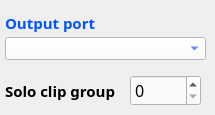
           <widget class="QWidget" name="tabGroups">
            <attribute name="icon">
             <iconset resource="gui.qrc">
              <normaloff>:/icons/icons/clip-groups.png</normaloff>:/icons/icons/clip-groups.png</iconset>
            </attribute>
            <attribute name="title">
             <string/>
            </attribute>
            <attribute name="toolTip">
             <string>Clip groups (output port, solo group...)</string>
            </attribute>
            <widget class="QSpinBox" name="mute_group">
             <property name="geometry">
              <rect>
               <x>130</x>
               <y>75</y>
               <width>71</width>
               <height>31</height>
              </rect>
             </property>
             <property name="font">
              <font>
               <family>Noto Sans</family>
               <pointsize>12</pointsize>
               <weight>50</weight>
               <italic>false</italic>
               <bold>false</bold>
              </font>
             </property>
             <property name="accessibleName">
              <string>Help_Clip_SoloGroup</string>
             </property>
             <property name="styleSheet">
              <string notr="true">background-color: rgb(250, 250, 250);
font: 12pt &quot;Noto Sans&quot;;
text-align: left;</string>
             </property>
            </widget>
            <widget class="QLabel" name="labelSoloClipGroup">
             <property name="geometry">
              <rect>
               <x>5</x>
               <y>75</y>
               <width>121</width>
               <height>31</height>
              </rect>
             </property>
             <property name="font">
              <font>
               <family>Noto Sans</family>
               <pointsize>11</pointsize>
               <weight>75</weight>
               <italic>false</italic>
               <bold>true</bold>
               <kerning>true</kerning>
              </font>
             </property>
             <property name="accessibleName">
              <string notr="true">Help_Clip_SoloGroup</string>
             </property>
             <property name="styleSheet">
              <string notr="true">color: rgb(160, 6, 89);
text-align: left;
font: bold 11pt &quot;Noto Sans&quot;;
color: rgb(0, 0, 0);</string>
             </property>
             <property name="text">
              <string>Solo clip group</string>
             </property>
             <property name="alignment">
              <set>Qt::AlignLeading|Qt::AlignLeft|Qt::AlignVCenter</set>
             </property>
            </widget>
            <widget class="QLabel" name="labelSoloClipGroup_2">
             <property name="geometry">
              <rect>
               <x>5</x>
               <y>7</y>
               <width>121</width>
               <height>31</height>
              </rect>
             </property>
             <property name="font">
              <font>
               <family>Noto Sans</family>
               <pointsize>11</pointsize>
               <weight>75</weight>
               <italic>false</italic>
               <bold>true</bold>
               <kerning>true</kerning>
              </font>
             </property>
             <property name="accessibleName">
              <string notr="true">Help_Clip_OutputPort</string>
             </property>
             <property name="styleSheet">
              <string notr="true">font: bold 11pt &quot;Noto Sans&quot;;
text-align: left;
color: rgb(0, 85, 255);</string>
             </property>
             <property name="text">
              <string>Output port</string>
             </property>
             <property name="alignment">
              <set>Qt::AlignLeading|Qt::AlignLeft|Qt::AlignVCenter</set>
             </property>
            </widget>
            <widget class="QComboBox" name="output">
             <property name="geometry">
              <rect>
               <x>5</x>
               <y>37</y>
               <width>201</width>
               <height>23</height>
              </rect>
             </property>
             <property name="font">
              <font>
               <family>Noto Sans</family>
               <pointsize>11</pointsize>
               <weight>50</weight>
               <italic>false</italic>
               <bold>false</bold>
              </font>
             </property>
             <property name="accessibleName">
              <string>Help_Clip_OutputPort</string>
             </property>
             <property name="styleSheet">
              <string notr="true">font: 11pt &quot;Noto Sans&quot;;
text-align: left;
color: rgb(0, 85, 255);
background-color: rgb(255, 255, 255);</string>
             </property>
             <property name="currentText">
              <string/>
             </property>
            </widget>
           </widget>
